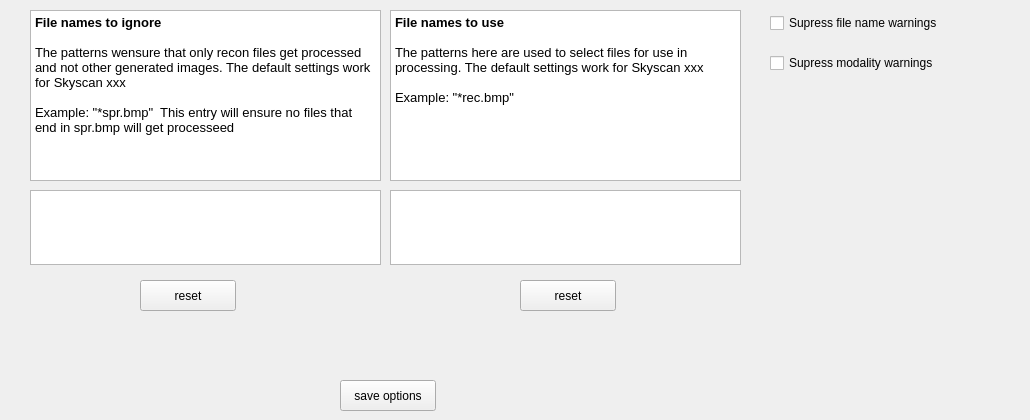
      <widget class="QWidget" name="tab_3">
       <attribute name="title">
        <string>Options</string>
       </attribute>
       <widget class="QTextBrowser" name="textBrowser">
        <property name="geometry">
         <rect>
          <x>30</x>
          <y>10</y>
          <width>351</width>
          <height>171</height>
         </rect>
        </property>
        <property name="html">
         <string>&lt;!DOCTYPE HTML PUBLIC &quot;-//W3C//DTD HTML 4.0//EN&quot; &quot;http://www.w3.org/TR/REC-html40/strict.dtd&quot;&gt;
&lt;html&gt;&lt;head&gt;&lt;meta name=&quot;qrichtext&quot; content=&quot;1&quot; /&gt;&lt;style type=&quot;text/css&quot;&gt;
p, li { white-space: pre-wrap; }
&lt;/style&gt;&lt;/head&gt;&lt;body style=&quot; font-family:'MS Shell Dlg 2'; font-size:12pt; font-weight:400; font-style:normal;&quot;&gt;
&lt;p style=&quot; margin-top:0px; margin-bottom:0px; margin-left:0px; margin-right:0px; -qt-block-indent:0; text-indent:0px;&quot;&gt;&lt;span style=&quot; font-family:'Cantarell'; font-size:10pt; font-weight:600;&quot;&gt;File names to ignore&lt;/span&gt;&lt;/p&gt;
&lt;p style=&quot;-qt-paragraph-type:empty; margin-top:0px; margin-bottom:0px; margin-left:0px; margin-right:0px; -qt-block-indent:0; text-indent:0px; font-family:'Cantarell'; font-size:10pt;&quot;&gt;&lt;br /&gt;&lt;/p&gt;
&lt;p style=&quot; margin-top:0px; margin-bottom:0px; margin-left:0px; margin-right:0px; -qt-block-indent:0; text-indent:0px;&quot;&gt;&lt;span style=&quot; font-family:'Cantarell'; font-size:10pt;&quot;&gt;The patterns wensure that only recon files get processed and not other generated images. The default settings work for Skyscan xxx&lt;/span&gt;&lt;/p&gt;
&lt;p style=&quot;-qt-paragraph-type:empty; margin-top:0px; margin-bottom:0px; margin-left:0px; margin-right:0px; -qt-block-indent:0; text-indent:0px; font-family:'Cantarell'; font-size:10pt;&quot;&gt;&lt;br /&gt;&lt;/p&gt;
&lt;p style=&quot; margin-top:0px; margin-bottom:0px; margin-left:0px; margin-right:0px; -qt-block-indent:0; text-indent:0px;&quot;&gt;&lt;span style=&quot; font-family:'Cantarell'; font-size:10pt;&quot;&gt;Example: &amp;quot;*spr.bmp&amp;quot;  This entry will ensure no files that end in spr.bmp will get processeed&lt;/span&gt;&lt;/p&gt;&lt;/body&gt;&lt;/html&gt;</string>
        </property>
       </widget>
       <widget class="QTextEdit" name="textEditIgnoreFiles">
        <property name="geometry">
         <rect>
          <x>30</x>
          <y>190</y>
          <width>351</width>
          <height>75</height>
         </rect>
        </property>
       </widget>
       <widget class="QPushButton" name="pushButtonSaveOptions">
        <property name="geometry">
         <rect>
          <x>340</x>
          <y>380</y>
          <width>96</width>
          <height>31</height>
         </rect>
        </property>
        <property name="text">
         <string>save options</string>
        </property>
       </widget>
       <widget class="QPushButton" name="pushButtonResetIgnoreFiles">
        <property name="geometry">
         <rect>
          <x>140</x>
          <y>280</y>
          <width>96</width>
          <height>31</height>
         </rect>
        </property>
        <property name="text">
         <string>reset</string>
        </property>
       </widget>
       <widget class="QTextBrowser" name="textBrowser_2">
        <property name="geometry">
         <rect>
          <x>390</x>
          <y>10</y>
          <width>351</width>
          <height>171</height>
         </rect>
        </property>
        <property name="html">
         <string>&lt;!DOCTYPE HTML PUBLIC &quot;-//W3C//DTD HTML 4.0//EN&quot; &quot;http://www.w3.org/TR/REC-html40/strict.dtd&quot;&gt;
&lt;html&gt;&lt;head&gt;&lt;meta name=&quot;qrichtext&quot; content=&quot;1&quot; /&gt;&lt;style type=&quot;text/css&quot;&gt;
p, li { white-space: pre-wrap; }
&lt;/style&gt;&lt;/head&gt;&lt;body style=&quot; font-family:'MS Shell Dlg 2'; font-size:12pt; font-weight:400; font-style:normal;&quot;&gt;
&lt;p style=&quot; margin-top:0px; margin-bottom:0px; margin-left:0px; margin-right:0px; -qt-block-indent:0; text-indent:0px;&quot;&gt;&lt;span style=&quot; font-family:'Cantarell'; font-size:10pt; font-weight:600;&quot;&gt;File names to use&lt;/span&gt;&lt;/p&gt;
&lt;p style=&quot;-qt-paragraph-type:empty; margin-top:0px; margin-bottom:0px; margin-left:0px; margin-right:0px; -qt-block-indent:0; text-indent:0px; font-family:'Cantarell'; font-size:10pt;&quot;&gt;&lt;br /&gt;&lt;/p&gt;
&lt;p style=&quot; margin-top:0px; margin-bottom:0px; margin-left:0px; margin-right:0px; -qt-block-indent:0; text-indent:0px;&quot;&gt;&lt;span style=&quot; font-family:'Cantarell'; font-size:10pt;&quot;&gt;The patterns here are used to select files for use in processing. The default settings work for Skyscan xxx&lt;/span&gt;&lt;/p&gt;
&lt;p style=&quot;-qt-paragraph-type:empty; margin-top:0px; margin-bottom:0px; margin-left:0px; margin-right:0px; -qt-block-indent:0; text-indent:0px; font-family:'Cantarell'; font-size:10pt;&quot;&gt;&lt;br /&gt;&lt;/p&gt;
&lt;p style=&quot; margin-top:0px; margin-bottom:0px; margin-left:0px; margin-right:0px; -qt-block-indent:0; text-indent:0px;&quot;&gt;&lt;span style=&quot; font-family:'Cantarell'; font-size:10pt;&quot;&gt;Example: &amp;quot;*rec.bmp&amp;quot; &lt;/span&gt;&lt;/p&gt;&lt;/body&gt;&lt;/html&gt;</string>
        </property>
       </widget>
       <widget class="QTextEdit" name="textEditUseFile">
        <property name="geometry">
         <rect>
          <x>390</x>
          <y>190</y>
          <width>351</width>
          <height>75</height>
         </rect>
        </property>
       </widget>
       <widget class="QPushButton" name="pushButtonResetUSeFiles">
        <property name="geometry">
         <rect>
          <x>520</x>
          <y>280</y>
          <width>96</width>
          <height>31</height>
         </rect>
        </property>
        <property name="text">
         <string>reset</string>
        </property>
       </widget>
       <widget class="QCheckBox" name="checkBoxSuppressNameWarnings">
        <property name="geometry">
         <rect>
          <x>770</x>
          <y>10</y>
          <width>251</width>
          <height>26</height>
         </rect>
        </property>
        <property name="text">
         <string>Supress file name warnings</string>
        </property>
       </widget>
       <widget class="QCheckBox" name="checkBoxSuppressModalityWarning">
        <property name="geometry">
         <rect>
          <x>770</x>
          <y>50</y>
          <width>251</width>
          <height>26</height>
         </rect>
        </property>
        <property name="text">
         <string>Supress modality warnings</string>
        </property>
       </widget>
      </widget>
